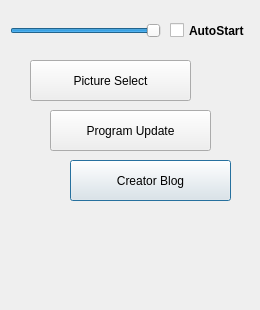
<?xml version="1.0" encoding="UTF-8"?>
<ui version="4.0">
 <class>Setting</class>
 <widget class="QDialog" name="Setting">
  <property name="windowModality">
   <enum>Qt::NonModal</enum>
  </property>
  <property name="geometry">
   <rect>
    <x>0</x>
    <y>0</y>
    <width>260</width>
    <height>310</height>
   </rect>
  </property>
  <property name="sizePolicy">
   <sizepolicy hsizetype="Fixed" vsizetype="Fixed">
    <horstretch>0</horstretch>
    <verstretch>0</verstretch>
   </sizepolicy>
  </property>
  <property name="maximumSize">
   <size>
    <width>260</width>
    <height>310</height>
   </size>
  </property>
  <property name="windowTitle">
   <string>Setting</string>
  </property>
  <property name="windowIcon">
   <iconset resource="icon.qrc">
    <normaloff>:/new/Icon/if__settings_80981.png</normaloff>:/new/Icon/if__settings_80981.png</iconset>
  </property>
  <property name="sizeGripEnabled">
   <bool>false</bool>
  </property>
  <property name="modal">
   <bool>false</bool>
  </property>
  <widget class="QLabel" name="kb">
   <property name="geometry">
    <rect>
     <x>10</x>
     <y>220</y>
     <width>241</width>
     <height>80</height>
    </rect>
   </property>
   <property name="toolTip">
    <string/>
   </property>
   <property name="statusTip">
    <string/>
   </property>
   <property name="whatsThis">
    <string/>
   </property>
   <property name="text">
    <string/>
   </property>
   <property name="textFormat">
    <enum>Qt::AutoText</enum>
   </property>
   <property name="pixmap">
    <pixmap resource="icon.qrc">:/new/Icon/KABAN.png</pixmap>
   </property>
   <property name="scaledContents">
    <bool>true</bool>
   </property>
  </widget>
  <widget class="QSlider" name="opacity_bar">
   <property name="geometry">
    <rect>
     <x>10</x>
     <y>20</y>
     <width>151</width>
     <height>22</height>
    </rect>
   </property>
   <property name="minimum">
    <number>30</number>
   </property>
   <property name="maximum">
    <number>100</number>
   </property>
   <property name="singleStep">
    <number>10</number>
   </property>
   <property name="value">
    <number>100</number>
   </property>
   <property name="orientation">
    <enum>Qt::Horizontal</enum>
   </property>
  </widget>
  <widget class="QCheckBox" name="AutoStartCheck">
   <property name="geometry">
    <rect>
     <x>170</x>
     <y>20</y>
     <width>81</width>
     <height>21</height>
    </rect>
   </property>
   <property name="font">
    <font>
     <weight>75</weight>
     <bold>true</bold>
    </font>
   </property>
   <property name="styleSheet">
    <string notr="true"/>
   </property>
   <property name="text">
    <string>AutoStart</string>
   </property>
  </widget>
  <widget class="QPushButton" name="homepage_btn">
   <property name="geometry">
    <rect>
     <x>70</x>
     <y>160</y>
     <width>161</width>
     <height>41</height>
    </rect>
   </property>
   <property name="styleSheet">
    <string notr="true"/>
   </property>
   <property name="text">
    <string>Creator Blog</string>
   </property>
  </widget>
  <widget class="QPushButton" name="picture_btn">
   <property name="geometry">
    <rect>
     <x>30</x>
     <y>60</y>
     <width>161</width>
     <height>41</height>
    </rect>
   </property>
   <property name="styleSheet">
    <string notr="true"/>
   </property>
   <property name="text">
    <string>Picture Select</string>
   </property>
  </widget>
  <widget class="QPushButton" name="update_btn">
   <property name="geometry">
    <rect>
     <x>50</x>
     <y>110</y>
     <width>161</width>
     <height>41</height>
    </rect>
   </property>
   <property name="styleSheet">
    <string notr="true"/>
   </property>
   <property name="text">
    <string>Program Update</string>
   </property>
  </widget>
 </widget>
 <resources>
  <include location="icon.qrc"/>
 </resources>
 <connections/>
</ui>
